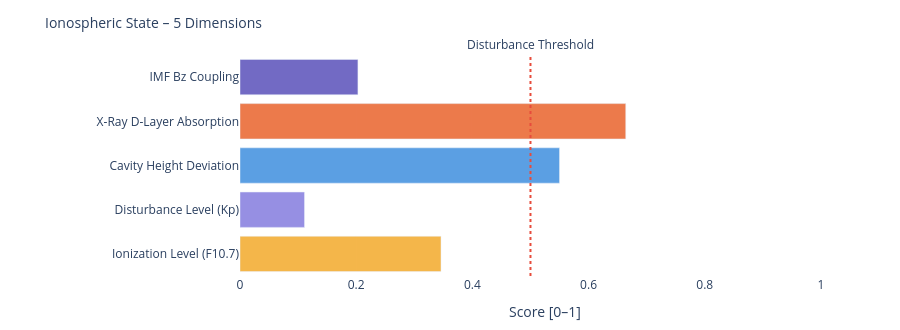

Write notebook code for a chart like this one.
### Markdown cell above
---
### 📐 Systemic Insight: Geometric Cavity vs. Real Schumann Resonance

**Relevant for:** Layer 6 = delta analysis &nbsp;|&nbsp; Layer 7 = feature vector / system interpretation

A cavity height change from 80 km to 70 km shifts the **idealized geometric frequencies** only minimally:

| Modus | Aktuell | Referenz | Δ |
|-------|---------|----------|---|
| SR-1 | 10.4762 Hz | 10.4599 Hz | +16 mHz |
| SR-2 | 18.1452 Hz | 18.1171 Hz | +28 mHz |
| SR-3 | 25.6612 Hz | 25.6215 Hz | +40 mHz |
| SR-4 | 33.1285 Hz | 33.0772 Hz | +51 mHz |

The geometric effect is limited because 10 km is very small compared to Earth's radius (~6371 km).

**Consequence:** Real Schumann deviations are likely driven more strongly by **conductivity, damping, day/night structure, lightning distribution and source geometry** than by pure cavity height.

---

**Layer 6 compares:**
```
geometric Δ from Layer 4  vs.  observed Δ from real Schumann measurement data
```

**Layer 7 Feature:**
```
If real Δ >> geometric Δ  →  non-geometric factors dominant
```

### Code cell
# ============================================================
# IONOSPHERIC STATE – Summary gauge
# Five dimensions: ionization, disturbance, cavity height, X-Ray, Bz coupling
# ============================================================

def norm(v, lo, hi):
    if v is None: return None
    return round(max(0.0, min(1.0, (v - lo) / (hi - lo))), 3)

# Ionization level (F10.7 → F2-Layer)
ioniz = norm(f107_val, 60, 250)

# Disturbance level (Kp → E/F-Layer irregularities)
disturb = norm(kp_val, 0, 9)

# Cavity height deviation from reference (80 km)
h_dev = norm(abs(h_eff - 80), 0, 20)

# X-Ray ionization (D-Layer absorption)
xray_ioniz = None
if xray_now is not None:
    xray_ioniz = norm(math.log10(max(xray_now, 1e-9)) + 9, 0, 5)

# Bz coupling (southward Bz → stronger magnetosphere-ionosphere coupling)
bz_coupling = norm(-(bz_now or 0), -5, 30) if bz_now is not None else None

dims = [
    ('Ionization Level (F10.7)',    ioniz,      '#F2A623'),
    ('Disturbance Level (Kp)',      disturb,    '#7F77DD'),
    ('Cavity Height Deviation',     h_dev,      '#378ADD'),
    ('X-Ray D-Layer Absorption',    xray_ioniz, '#E85D24'),
    ('IMF Bz Coupling',             bz_coupling,'#534AB7'),
]

fig = go.Figure()
for name, val, col in dims:
    if val is not None:
        h = int(val * 20)
        bar = '█' * h + '░' * (20 - h)
        label = f'{name}:  {bar}  {val:.3f}'
    else:
        label = f'{name}:  {"─" * 20}  n/a'
    fig.add_trace(go.Bar(
        x=[val if val is not None else 0],
        y=[name],
        orientation='h',
        marker_color=col, opacity=0.82,
        showlegend=False
    ))

fig.add_vline(x=0.5, line_dash='dot', line_color='#e74c3c',
              annotation_text='Disturbance Threshold', annotation_position='top')
fig.update_layout(
    title=dict(text='Ionospheric State – 5 Dimensions', font=dict(size=14)),
    xaxis=dict(title='Score [0–1]', range=[0, 1.05]),
    height=330, plot_bgcolor='rgba(0,0,0,0)', paper_bgcolor='rgba(0,0,0,0)',
    margin=dict(l=240, r=50, t=55, b=40)
)
fig.show()

print(f'\nIonospheric state:')
for name, val, _ in dims:
    print(f'  {name:<35} {val:.3f}' if val is not None else f'  {name:<35} n/a')

### Figure 1 — Plotly figure (JSON) as saved in the notebook; plotly's stock layout.template omitted (floating-point values rounded to 4 significant figures)
{"data": [{"marker": {"color": "#F2A623"}, "opacity": 0.82, "orientation": "h", "showlegend": false, "type": "bar", "x": [0.346], "y": ["Ionization Level (F10.7)"]}, {"marker": {"color": "#7F77DD"}, "opacity": 0.82, "orientation": "h", "showlegend": false, "type": "bar", "x": [0.111], "y": ["Disturbance Level (Kp)"]}, {"marker": {"color": "#378ADD"}, "opacity": 0.82, "orientation": "h", "showlegend": false, "type": "bar", "x": [0.55], "y": ["Cavity Height Deviation"]}, {"marker": {"color": "#E85D24"}, "opacity": 0.82, "orientation": "h", "showlegend": false, "type": "bar", "x": [0.664], "y": ["X-Ray D-Layer Absorption"]}, {"marker": {"color": "#534AB7"}, "opacity": 0.82, "orientation": "h", "showlegend": false, "type": "bar", "x": [0.203], "y": ["IMF Bz Coupling"]}], "layout": {"annotations": [{"showarrow": false, "text": "Disturbance Threshold", "x": 0.5, "xanchor": "center", "xref": "x", "y": 1, "yanchor": "bottom", "yref": "y domain"}], "height": 330, "margin": {"b": 40, "l": 240, "r": 50, "t": 55}, "paper_bgcolor": "rgba(0,0,0,0)", "plot_bgcolor": "rgba(0,0,0,0)", "shapes": [{"line": {"color": "#e74c3c", "dash": "dot"}, "type": "line", "x0": 0.5, "x1": 0.5, "xref": "x", "y0": 0, "y1": 1, "yref": "y domain"}], "title": {"font": {"size": 14}, "text": "Ionospheric State – 5 Dimensions"}, "xaxis": {"range": [0, 1.05], "title": {"text": "Score [0–1]"}}}}
